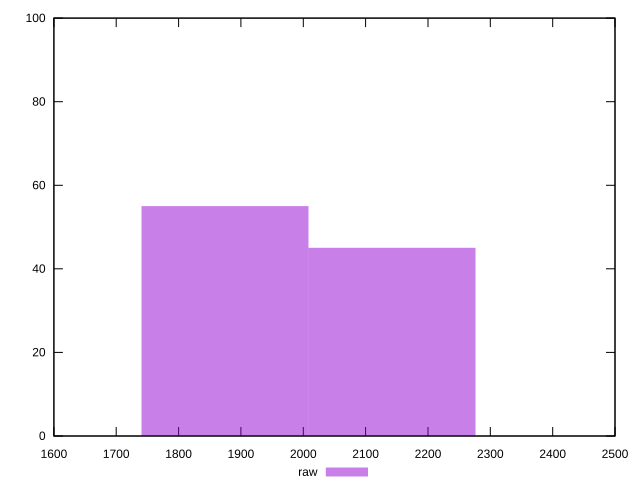

Recreate this plot in gnuplot.
reset
set terminal svg size 640, 490 enhanced background rgb 'white'
set output "reprap/interactive/samples/pages+cached+noexternal/raw/histogram.svg"

$raw <<EOF
1874.3882969755882 55
2142.1580536863867 45
EOF

set key outside below
set boxwidth 267.76975671079833
set yrange [0:100]
set style fill transparent solid 0.5 noborder

plot \
  $raw title "raw" with boxes, \


reset
